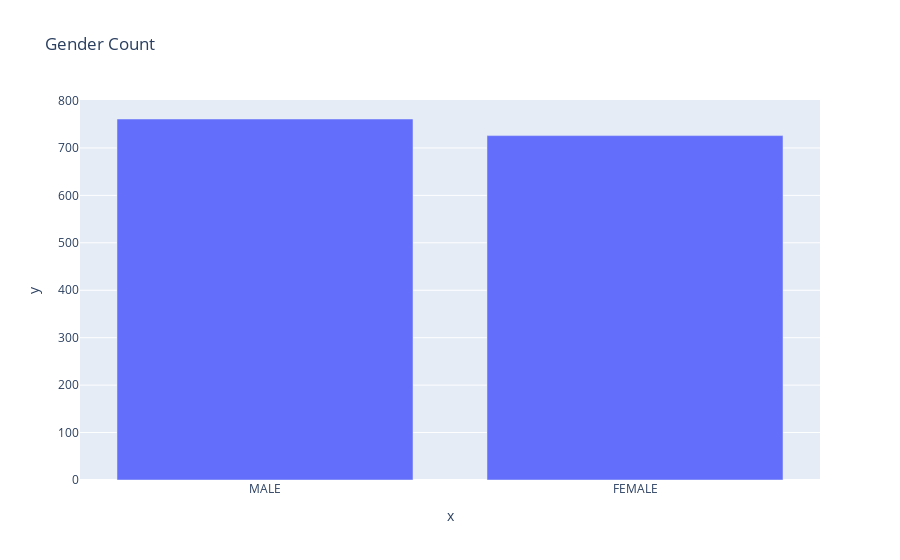

Here is the notebook cell this chart was saved with:
### Code cell
# Check for Gender - Count

px.bar(x=df_data['GENDER'].value_counts().index, y=df_data['GENDER'].value_counts().values, title='Gender Count')

### Figure 1 — Plotly figure (JSON) as saved in the notebook; plotly's stock layout.template omitted (floating-point values rounded to 4 significant figures)
{"data": [{"alignmentgroup": "True", "hovertemplate": "x=%{x}<br>y=%{y}<extra></extra>", "legendgroup": "", "marker": {"color": "#636efa", "pattern": {"shape": ""}}, "name": "", "offsetgroup": "", "orientation": "v", "showlegend": false, "textposition": "auto", "type": "bar", "x": ["MALE", "FEMALE"], "xaxis": "x", "y": [761, 726], "yaxis": "y"}], "layout": {"barmode": "relative", "legend": {"tracegroupgap": 0}, "title": {"text": "Gender Count"}, "xaxis": {"anchor": "y", "domain": [0, 1], "title": {"text": "x"}}, "yaxis": {"anchor": "x", "domain": [0, 1], "title": {"text": "y"}}}}
